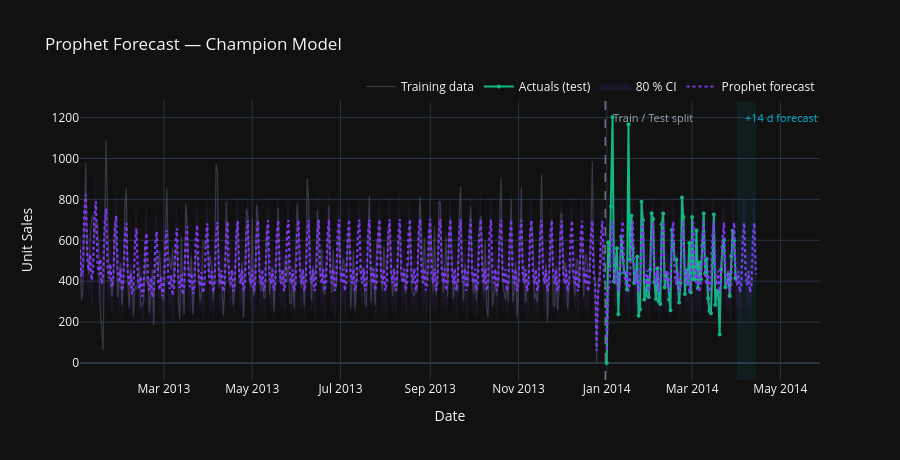

Write notebook code for a chart like this one.
### Markdown cell above
### 7.1 Main forecast chart

### Code cell
ACCENT = '#7C3AED'
GREEN  = '#10B981'
CYAN   = '#06B6D4'

fc_30 = make_forecast(model, df, horizon=14)

fig = go.Figure()

# Training data
fig.add_trace(go.Scatter(
    x=train['date'], y=train['unit_sales'],
    name='Training data', mode='lines',
    line=dict(color='#4B5563', width=1.2), opacity=0.6,
))

# Test actuals
fig.add_trace(go.Scatter(
    x=test['date'], y=test['unit_sales'],
    name='Actuals (test)', mode='lines+markers',
    line=dict(color=GREEN, width=2),
    marker=dict(size=4),
))

# Confidence interval
fig.add_trace(go.Scatter(
    x=pd.concat([fc_30['ds'], fc_30['ds'][::-1]]),
    y=pd.concat([fc_30['yhat_upper'], fc_30['yhat_lower'][::-1]]),
    fill='toself', fillcolor='rgba(124,58,237,0.10)',
    line=dict(color='rgba(0,0,0,0)'), name='80 % CI',
))

# Forecast line
fig.add_trace(go.Scatter(
    x=fc_30['ds'], y=fc_30['yhat'],
    name='Prophet forecast', mode='lines',
    line=dict(color=ACCENT, width=2.2, dash='dot'),
))

# Train/test split
fig.add_shape(type='line', x0=TRAIN_END, x1=TRAIN_END, y0=0, y1=1, yref='paper',
              line=dict(dash='dash', color='#6B7280', width=1.5))
fig.add_annotation(x=TRAIN_END, y=0.97, yref='paper', text='Train / Test split',
                   showarrow=False, xanchor='left', xshift=6,
                   font=dict(color='#9CA3AF', size=11))

# Future shading
fut_start = pd.Timestamp(TEST_END) + pd.Timedelta(days=1)
fig.add_vrect(x0=fut_start, x1=fc_30['ds'].max(),
              fillcolor='rgba(6,182,212,0.07)', line_width=0)
fig.add_annotation(x=fut_start, y=0.97, yref='paper', text='+14 d forecast',
                   showarrow=False, xanchor='left', xshift=6,
                   font=dict(color=CYAN, size=11))

fig.update_layout(
    template='plotly_dark',
    title='Prophet Forecast — Champion Model',
    xaxis_title='Date', yaxis_title='Unit Sales',
    height=460,
    legend=dict(orientation='h', y=1.1, xanchor='right', x=1),
)
fig.show()

### Figure 1 — Plotly figure (JSON) as saved in the notebook; plotly's stock layout.template omitted (floating-point values rounded to 4 significant figures; data arrays with more than 128 entries replaced by an {"elided": "..."} marker saying what was removed)
{"data": [{"line": {"color": "#4B5563", "width": 1.2}, "mode": "lines", "name": "Training data", "opacity": 0.6, "type": "scatter", "x": {"elided": "364 str values"}, "y": {"elided": "364 float values"}}, {"line": {"color": "#10B981", "width": 2}, "marker": {"size": 4}, "mode": "lines+markers", "name": "Actuals (test)", "type": "scatter", "x": ["2014-01-01T00:00:00.000000000", "2014-01-02T00:00:00.000000000", "2014-01-03T00:00:00.000000000", "2014-01-04T00:00:00.000000000", "2014-01-05T00:00:00.000000000", "2014-01-06T00:00:00.000000000", "2014-01-07T00:00:00.000000000", "2014-01-08T00:00:00.000000000", "2014-01-09T00:00:00.000000000", "2014-01-10T00:00:00.000000000", "2014-01-11T00:00:00.000000000", "2014-01-12T00:00:00.000000000", "2014-01-13T00:00:00.000000000", "2014-01-14T00:00:00.000000000", "2014-01-15T00:00:00.000000000", "2014-01-16T00:00:00.000000000", "2014-01-17T00:00:00.000000000", "2014-01-18T00:00:00.000000000", "2014-01-19T00:00:00.000000000", "2014-01-20T00:00:00.000000000", "2014-01-21T00:00:00.000000000", "2014-01-22T00:00:00.000000000", "2014-01-23T00:00:00.000000000", "2014-01-24T00:00:00.000000000", "2014-01-25T00:00:00.000000000", "2014-01-26T00:00:00.000000000", "2014-01-27T00:00:00.000000000", "2014-01-28T00:00:00.000000000", "2014-01-29T00:00:00.000000000", "2014-01-30T00:00:00.000000000", "2014-01-31T00:00:00.000000000", "2014-02-01T00:00:00.000000000", "2014-02-02T00:00:00.000000000", "2014-02-03T00:00:00.000000000", "2014-02-04T00:00:00.000000000", "2014-02-05T00:00:00.000000000", "2014-02-06T00:00:00.000000000", "2014-02-07T00:00:00.000000000", "2014-02-08T00:00:00.000000000", "2014-02-09T00:00:00.000000000", "2014-02-10T00:00:00.000000000", "2014-02-11T00:00:00.000000000", "2014-02-12T00:00:00.000000000", "2014-02-13T00:00:00.000000000", "2014-02-14T00:00:00.000000000", "2014-02-15T00:00:00.000000000", "2014-02-16T00:00:00.000000000", "2014-02-17T00:00:00.000000000", "2014-02-18T00:00:00.000000000", "2014-02-19T00:00:00.000000000", "2014-02-20T00:00:00.000000000", "2014-02-21T00:00:00.000000000", "2014-02-22T00:00:00.000000000", "2014-02-23T00:00:00.000000000", "2014-02-24T00:00:00.000000000", "2014-02-25T00:00:00.000000000", "2014-02-26T00:00:00.000000000", "2014-02-27T00:00:00.000000000", "2014-02-28T00:00:00.000000000", "2014-03-01T00:00:00.000000000", "2014-03-02T00:00:00.000000000", "2014-03-03T00:00:00.000000000", "2014-03-04T00:00:00.000000000", "2014-03-05T00:00:00.000000000", "2014-03-06T00:00:00.000000000", "2014-03-07T00:00:00.000000000", "2014-03-08T00:00:00.000000000", "2014-03-09T00:00:00.000000000", "2014-03-10T00:00:00.000000000", "2014-03-11T00:00:00.000000000", "2014-03-12T00:00:00.000000000", "2014-03-13T00:00:00.000000000", "2014-03-14T00:00:00.000000000", "2014-03-15T00:00:00.000000000", "2014-03-16T00:00:00.000000000", "2014-03-17T00:00:00.000000000", "2014-03-18T00:00:00.000000000", "2014-03-19T00:00:00.000000000", "2014-03-20T00:00:00.000000000", "2014-03-21T00:00:00.000000000", "2014-03-22T00:00:00.000000000", "2014-03-23T00:00:00.000000000", "2014-03-24T00:00:00.000000000", "2014-03-25T00:00:00.000000000", "2014-03-26T00:00:00.000000000", "2014-03-27T00:00:00.000000000", "2014-03-28T00:00:00.000000000", "2014-03-29T00:00:00.000000000", "2014-03-30T00:00:00.000000000", "2014-03-31T00:00:00.000000000"], "y": [0.0, 589.0, 474.0, 767.0, 1203.0, 399.0, 498.0, 561.0, 239.0, 438.0, 619.0, 533.0, 443.0, 440.0, 360.0, 1168.0, 506.0, 720.0, 561.0, 391.0, 421.0, 519.0, 231.0, 263.0, 789.0, 698.0, 310.0, 332.0, 405.0, 323.0, 456.0, 732.0, 704.0, 395.0, 313.0, 463.0, 301.0, 289.0, 678.0, 731.0, 370.0, 440.0, 409.0, 310.0, 258.0, 650.0, 583.0, 506.0, 506.0, 392.0, 296.0, 393.0, 809.0, 714.0, 338.0, 453.0, 388.0, 587.0, 346.0, 714.0, 410.0, 408.0, 648.0, 367.0, 492.0, 410.0, 572.0, 731.0, 437.0, 509.0, 317.0, 254.0, 243.0, 535.0, 726.0, 285.0, 353.0, 346.0, 139.0, 456.0, 567.0, 603.0, 371.0, 392.0, 432.0, 328.0, 523.0, 647.0, 599.0, 415.0]}, {"fill": "toself", "fillcolor": "rgba(124,58,237,0.10)", "line": {"color": "rgba(0,0,0,0)"}, "name": "80 % CI", "type": "scatter", "x": {"elided": "936 str values"}, "y": {"elided": "936 float values"}}, {"line": {"color": "#7C3AED", "dash": "dot", "width": 2.2}, "mode": "lines", "name": "Prophet forecast", "type": "scatter", "x": {"elided": "468 str values"}, "y": {"elided": "468 float values"}}], "layout": {"annotations": [{"font": {"color": "#9CA3AF", "size": 11}, "showarrow": false, "text": "Train / Test split", "x": "2013-12-31", "xanchor": "left", "xshift": 6, "y": 0.97, "yref": "paper"}, {"font": {"color": "#06B6D4", "size": 11}, "showarrow": false, "text": "+14 d forecast", "x": "2014-04-01T00:00:00", "xanchor": "left", "xshift": 6, "y": 0.97, "yref": "paper"}], "height": 460, "legend": {"orientation": "h", "x": 1, "xanchor": "right", "y": 1.1}, "shapes": [{"line": {"color": "#6B7280", "dash": "dash", "width": 1.5}, "type": "line", "x0": "2013-12-31", "x1": "2013-12-31", "y0": 0, "y1": 1, "yref": "paper"}, {"fillcolor": "rgba(6,182,212,0.07)", "line": {"width": 0}, "type": "rect", "x0": "2014-04-01T00:00:00", "x1": "2014-04-14T00:00:00", "xref": "x", "y0": 0, "y1": 1, "yref": "y domain"}], "title": {"text": "Prophet Forecast — Champion Model"}, "xaxis": {"title": {"text": "Date"}}, "yaxis": {"title": {"text": "Unit Sales"}}}}
